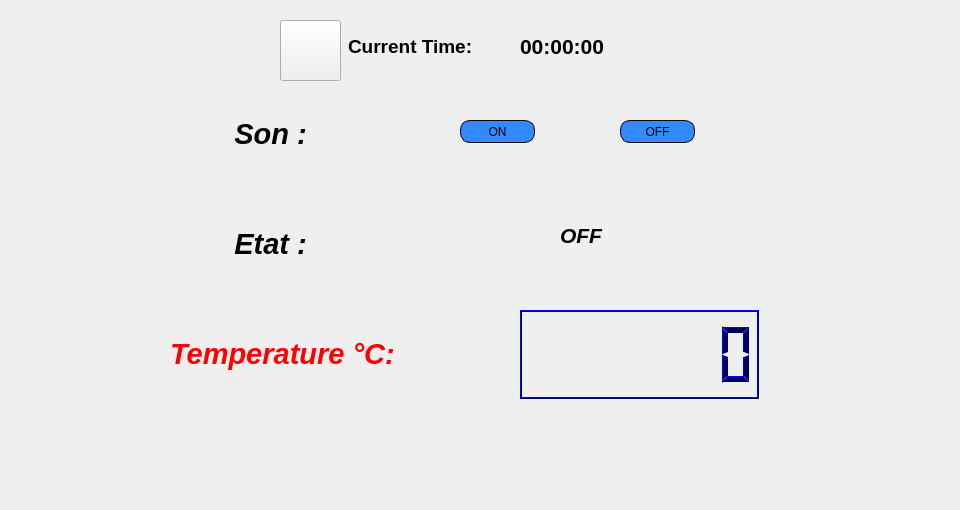
   <widget class="QWidget" name="tab_3">
    <attribute name="title">
     <string>Temperature</string>
    </attribute>
    <widget class="QLabel" name="temp_label_2">
     <property name="geometry">
      <rect>
       <x>170</x>
       <y>90</y>
       <width>201</width>
       <height>89</height>
      </rect>
     </property>
     <property name="text">
      <string>&lt;html&gt;&lt;head/&gt;&lt;body&gt;&lt;p align=&quot;center&quot;&gt;&lt;span style=&quot; font-size:22pt; font-weight:600; font-style:italic; color:#000000;&quot;&gt;Son :&lt;/span&gt;&lt;/p&gt;&lt;/body&gt;&lt;/html&gt;</string>
     </property>
    </widget>
    <widget class="QLabel" name="temp_label_3">
     <property name="geometry">
      <rect>
       <x>170</x>
       <y>200</y>
       <width>201</width>
       <height>89</height>
      </rect>
     </property>
     <property name="text">
      <string>&lt;html&gt;&lt;head/&gt;&lt;body&gt;&lt;p align=&quot;center&quot;&gt;&lt;span style=&quot; font-size:22pt; font-weight:600; font-style:italic; color:#000000;&quot;&gt;Etat :&lt;/span&gt;&lt;/p&gt;&lt;/body&gt;&lt;/html&gt;</string>
     </property>
    </widget>
    <widget class="QLCDNumber" name="temp_lcdNumber">
     <property name="geometry">
      <rect>
       <x>520</x>
       <y>310</y>
       <width>239</width>
       <height>89</height>
      </rect>
     </property>
     <property name="palette">
      <palette>
       <active>
        <colorrole role="WindowText">
         <brush brushstyle="SolidPattern">
          <color alpha="255">
           <red>0</red>
           <green>0</green>
           <blue>94</blue>
          </color>
         </brush>
        </colorrole>
        <colorrole role="Button">
         <brush brushstyle="SolidPattern">
          <color alpha="255">
           <red>110</red>
           <green>165</green>
           <blue>165</blue>
          </color>
         </brush>
        </colorrole>
        <colorrole role="Light">
         <brush brushstyle="SolidPattern">
          <color alpha="255">
           <red>0</red>
           <green>0</green>
           <blue>255</blue>
          </color>
         </brush>
        </colorrole>
        <colorrole role="Dark">
         <brush brushstyle="SolidPattern">
          <color alpha="255">
           <red>0</red>
           <green>0</green>
           <blue>94</blue>
          </color>
         </brush>
        </colorrole>
        <colorrole role="Text">
         <brush brushstyle="SolidPattern">
          <color alpha="255">
           <red>60</red>
           <green>60</green>
           <blue>60</blue>
          </color>
         </brush>
        </colorrole>
        <colorrole role="ButtonText">
         <brush brushstyle="SolidPattern">
          <color alpha="255">
           <red>76</red>
           <green>76</green>
           <blue>76</blue>
          </color>
         </brush>
        </colorrole>
        <colorrole role="Base">
         <brush brushstyle="SolidPattern">
          <color alpha="255">
           <red>110</red>
           <green>165</green>
           <blue>165</blue>
          </color>
         </brush>
        </colorrole>
        <colorrole role="Window">
         <brush brushstyle="SolidPattern">
          <color alpha="255">
           <red>110</red>
           <green>165</green>
           <blue>165</blue>
          </color>
         </brush>
        </colorrole>
        <colorrole role="PlaceholderText">
         <brush brushstyle="NoBrush">
          <color alpha="128">
           <red>60</red>
           <green>60</green>
           <blue>60</blue>
          </color>
         </brush>
        </colorrole>
       </active>
       <inactive>
        <colorrole role="WindowText">
         <brush brushstyle="SolidPattern">
          <color alpha="255">
           <red>0</red>
           <green>0</green>
           <blue>94</blue>
          </color>
         </brush>
        </colorrole>
        <colorrole role="Button">
         <brush brushstyle="SolidPattern">
          <color alpha="255">
           <red>110</red>
           <green>165</green>
           <blue>165</blue>
          </color>
         </brush>
        </colorrole>
        <colorrole role="Light">
         <brush brushstyle="SolidPattern">
          <color alpha="255">
           <red>0</red>
           <green>0</green>
           <blue>255</blue>
          </color>
         </brush>
        </colorrole>
        <colorrole role="Dark">
         <brush brushstyle="SolidPattern">
          <color alpha="255">
           <red>0</red>
           <green>0</green>
           <blue>94</blue>
          </color>
         </brush>
        </colorrole>
        <colorrole role="Text">
         <brush brushstyle="SolidPattern">
          <color alpha="255">
           <red>60</red>
           <green>60</green>
           <blue>60</blue>
          </color>
         </brush>
        </colorrole>
        <colorrole role="ButtonText">
         <brush brushstyle="SolidPattern">
          <color alpha="255">
           <red>76</red>
           <green>76</green>
           <blue>76</blue>
          </color>
         </brush>
        </colorrole>
        <colorrole role="Base">
         <brush brushstyle="SolidPattern">
          <color alpha="255">
           <red>110</red>
           <green>165</green>
           <blue>165</blue>
          </color>
         </brush>
        </colorrole>
        <colorrole role="Window">
         <brush brushstyle="SolidPattern">
          <color alpha="255">
           <red>110</red>
           <green>165</green>
           <blue>165</blue>
          </color>
         </brush>
        </colorrole>
        <colorrole role="PlaceholderText">
         <brush brushstyle="NoBrush">
          <color alpha="128">
           <red>60</red>
           <green>60</green>
           <blue>60</blue>
          </color>
         </brush>
        </colorrole>
       </inactive>
       <disabled>
        <colorrole role="WindowText">
         <brush brushstyle="SolidPattern">
          <color alpha="255">
           <red>0</red>
           <green>0</green>
           <blue>94</blue>
          </color>
         </brush>
        </colorrole>
        <colorrole role="Button">
         <brush brushstyle="SolidPattern">
          <color alpha="255">
           <red>110</red>
           <green>165</green>
           <blue>165</blue>
          </color>
         </brush>
        </colorrole>
        <colorrole role="Light">
         <brush brushstyle="SolidPattern">
          <color alpha="255">
           <red>0</red>
           <green>0</green>
           <blue>255</blue>
          </color>
         </brush>
        </colorrole>
        <colorrole role="Dark">
         <brush brushstyle="SolidPattern">
          <color alpha="255">
           <red>0</red>
           <green>0</green>
           <blue>94</blue>
          </color>
         </brush>
        </colorrole>
        <colorrole role="Text">
         <brush brushstyle="SolidPattern">
          <color alpha="255">
           <red>0</red>
           <green>0</green>
           <blue>94</blue>
          </color>
         </brush>
        </colorrole>
        <colorrole role="ButtonText">
         <brush brushstyle="SolidPattern">
          <color alpha="255">
           <red>0</red>
           <green>0</green>
           <blue>94</blue>
          </color>
         </brush>
        </colorrole>
        <colorrole role="Base">
         <brush brushstyle="SolidPattern">
          <color alpha="255">
           <red>110</red>
           <green>165</green>
           <blue>165</blue>
          </color>
         </brush>
        </colorrole>
        <colorrole role="Window">
         <brush brushstyle="SolidPattern">
          <color alpha="255">
           <red>110</red>
           <green>165</green>
           <blue>165</blue>
          </color>
         </brush>
        </colorrole>
        <colorrole role="PlaceholderText">
         <brush brushstyle="NoBrush">
          <color alpha="128">
           <red>60</red>
           <green>60</green>
           <blue>60</blue>
          </color>
         </brush>
        </colorrole>
       </disabled>
      </palette>
     </property>
     <property name="digitCount">
      <number>7</number>
     </property>
    </widget>
    <widget class="QLabel" name="temp_label">
     <property name="geometry">
      <rect>
       <x>170</x>
       <y>310</y>
       <width>321</width>
       <height>89</height>
      </rect>
     </property>
     <property name="text">
      <string>&lt;html&gt;&lt;head/&gt;&lt;body&gt;&lt;p&gt;&lt;span style=&quot; font-size:22pt; font-weight:600; font-style:italic; color:#ff0000;&quot;&gt;Temperature °C:&lt;/span&gt;&lt;/p&gt;&lt;/body&gt;&lt;/html&gt;</string>
     </property>
    </widget>
    <widget class="QPushButton" name="buttonoff">
     <property name="geometry">
      <rect>
       <x>620</x>
       <y>120</y>
       <width>75</width>
       <height>23</height>
      </rect>
     </property>
     <property name="styleSheet">
      <string notr="true">		border: 1px solid black;
border-radius: 10px;
padding: 0 8px;
background: #318aff;
font: bold, &quot;Arial&quot;;;
text-align:center;
</string>
     </property>
     <property name="text">
      <string>OFF</string>
     </property>
    </widget>
    <widget class="QPushButton" name="buttonon">
     <property name="geometry">
      <rect>
       <x>460</x>
       <y>120</y>
       <width>75</width>
       <height>23</height>
      </rect>
     </property>
     <property name="styleSheet">
      <string notr="true">		border: 1px solid black;
border-radius: 10px;
padding: 0 8px;
background: #318aff;
font: bold, &quot;Arial&quot;;;
text-align:center;
</string>
     </property>
     <property name="text">
      <string>ON</string>
     </property>
    </widget>
    <widget class="QLabel" name="label_etat">
     <property name="geometry">
      <rect>
       <x>560</x>
       <y>220</y>
       <width>81</width>
       <height>31</height>
      </rect>
     </property>
     <property name="font">
      <font>
       <pointsize>12</pointsize>
      </font>
     </property>
     <property name="styleSheet">
      <string notr="true">border: 1px solid black;\nbackground-color: rgb(32, 121, 255);\ncolor: rgb(146, 174, 250);\nborder-radius: 10px;\npadding: 0 8px;\n\nfont: bold, &quot;Arial&quot;;;\ntext-align:center;</string>
     </property>
     <property name="text">
      <string>&lt;html&gt;&lt;head/&gt;&lt;body&gt;&lt;p&gt;&lt;span style=&quot; font-size:16pt; font-weight:600; font-style:italic;&quot;&gt;OFF&lt;/span&gt;&lt;/p&gt;&lt;/body&gt;&lt;/html&gt;</string>
     </property>
    </widget>
    <widget class="QLabel" name="label_alert_2">
     <property name="geometry">
      <rect>
       <x>80</x>
       <y>410</y>
       <width>571</width>
       <height>91</height>
      </rect>
     </property>
     <property name="font">
      <font>
       <pointsize>26</pointsize>
       <weight>75</weight>
       <bold>true</bold>
      </font>
     </property>
     <property name="styleSheet">
      <string notr="true">color:RED;</string>
     </property>
     <property name="text">
      <string>&lt;html&gt;&lt;head/&gt;&lt;body&gt;&lt;p align=&quot;center&quot;&gt;&lt;br/&gt;&lt;/p&gt;&lt;/body&gt;&lt;/html&gt;</string>
     </property>
    </widget>
    <widget class="QWidget" name="layoutWidget">
     <property name="geometry">
      <rect>
       <x>348</x>
       <y>30</y>
       <width>297</width>
       <height>35</height>
      </rect>
     </property>
     <layout class="QHBoxLayout" name="horizontalLayout"/>
    </widget>
    <widget class="QLabel" name="label_12">
     <property name="geometry">
      <rect>
       <x>348</x>
       <y>30</y>
       <width>160</width>
       <height>33</height>
      </rect>
     </property>
     <property name="font">
      <font>
       <pointsize>14</pointsize>
       <weight>75</weight>
       <bold>true</bold>
      </font>
     </property>
     <property name="text">
      <string>Current Time:</string>
     </property>
    </widget>
    <widget class="QLabel" name="lbl_time">
     <property name="geometry">
      <rect>
       <x>520</x>
       <y>30</y>
       <width>123</width>
       <height>33</height>
      </rect>
     </property>
     <property name="font">
      <font>
       <pointsize>16</pointsize>
       <weight>75</weight>
       <bold>true</bold>
      </font>
     </property>
     <property name="text">
      <string>00:00:00</string>
     </property>
    </widget>
    <widget class="QLabel" name="label_53">
     <property name="geometry">
      <rect>
       <x>0</x>
       <y>0</y>
       <width>951</width>
       <height>481</height>
      </rect>
     </property>
     <property name="text">
      <string/>
     </property>
     <property name="pixmap">
      <pixmap resource="projet.qrc">:/icons/haya.png</pixmap>
     </property>
    </widget>
    <widget class="QLabel" name="label_21">
     <property name="geometry">
      <rect>
       <x>160</x>
       <y>10</y>
       <width>631</width>
       <height>451</height>
      </rect>
     </property>
     <property name="text">
      <string/>
     </property>
     <property name="pixmap">
      <pixmap resource="projet.qrc">:/icons/imf.jpg</pixmap>
     </property>
    </widget>
    <widget class="QPushButton" name="pushButton_2">
     <property name="geometry">
      <rect>
       <x>280</x>
       <y>20</y>
       <width>61</width>
       <height>61</height>
      </rect>
     </property>
     <property name="text">
      <string/>
     </property>
     <property name="icon">
      <iconset resource="projet.qrc">
       <normaloff>:/icons/clock.png</normaloff>:/icons/clock.png</iconset>
     </property>
     <property name="iconSize">
      <size>
       <width>50</width>
       <height>50</height>
      </size>
     </property>
    </widget>
    <zorder>label_53</zorder>
    <zorder>label_21</zorder>
    <zorder>temp_label_2</zorder>
    <zorder>temp_label_3</zorder>
    <zorder>temp_lcdNumber</zorder>
    <zorder>temp_label</zorder>
    <zorder>buttonoff</zorder>
    <zorder>buttonon</zorder>
    <zorder>label_etat</zorder>
    <zorder>label_alert_2</zorder>
    <zorder>layoutWidget</zorder>
    <zorder>label_12</zorder>
    <zorder>lbl_time</zorder>
    <zorder>pushButton_2</zorder>
   </widget>
